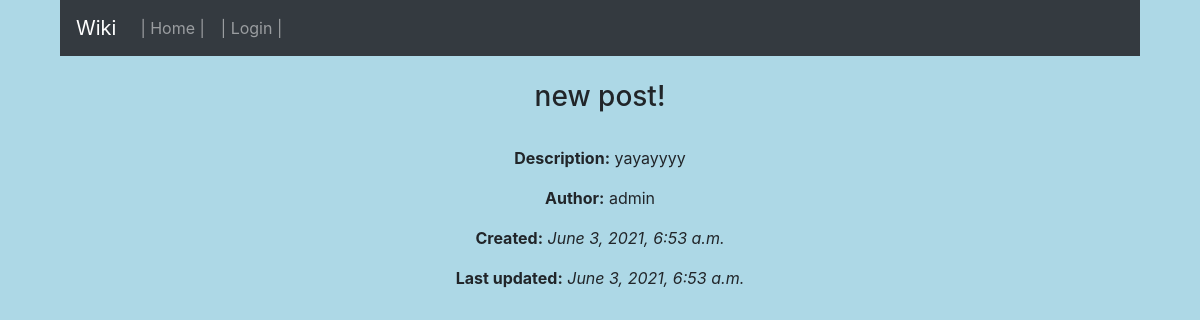
Screenshot of /15/ with the database file from the repository.
### wiki/models.py (models this page shows, shortened)
class Entry(models.Model):
	entry_title = models.CharField(max_length=100)
	entry_text = models.CharField(max_length=5000)
	entry_text_short = models.CharField(max_length=50)
	entry_author = models.ForeignKey(User, on_delete=models.CASCADE)
	entry_date = models.DateTimeField(auto_now_add=True)
	entry_updated = models.DateTimeField(auto_now=True)

### wiki/views.py (the view)
# urls.py: path('<int:post_id>/', Detail.as_view(), name='detail'),
class Detail(View):
    def get(self, request, post_id):
        context = {
        'loggedIn': request.user.is_authenticated,
        'user': request.user,
        'entry': get_object_or_404(Entry, pk=post_id),
        }
        return render(request, 'wiki/detail.html', context)

### wiki/templates/wiki/detail.html (shortened to what this page needs)
<!DOCTYPE html>
<html>
  <head>
  </head>
  <body>
      <div class="container">
        {% include 'wiki/header.html' %}<br />
        <h3>{{ entry.entry_title }}</h3><br />
        <p><b>Description:</b> {{ entry.entry_text }}</p>
        <p><b>Author:</b> {{ entry.entry_author }}</p>
        <p><b>Created:</b> <i>{{ entry.entry_date }}</i></p>
        <p><b>Last updated:</b> <i>{{ entry.entry_updated }}</i></p>
        </div>
	</body>
</html>

### wiki/templates/wiki/detail.html (style rules this page uses)
body { background-color: lightblue; word-wrap: break-word; }
h2, h3, p { text-align: center; }

### wiki/templates/wiki/header.html (style rules this page uses)
body { background-color: lightblue; text-align: center; }

### rows the page displays
Entry: entry_title "new post!", entry_text "yayayyyy", entry_author "admin", entry_date "June 3, 2021, 6:53 a.m.", entry_updated "June 3, 2021, 6:53 a.m."
